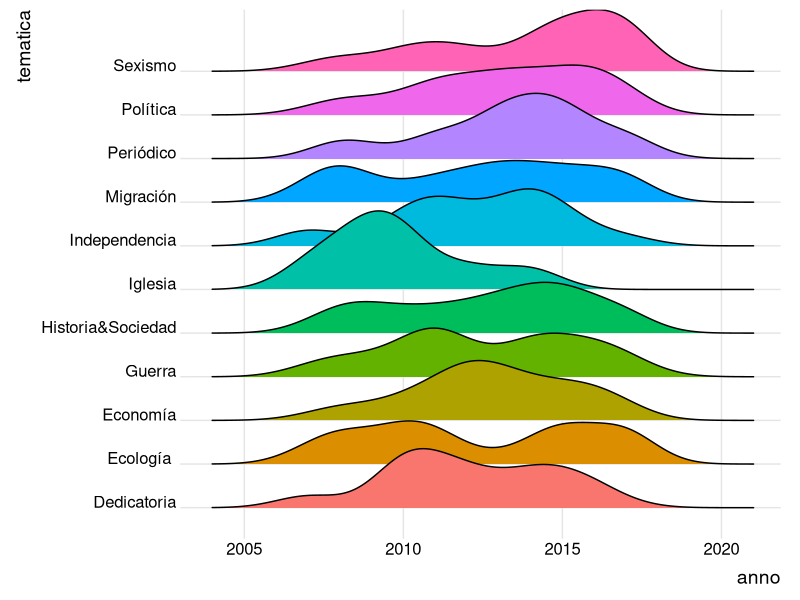

Generate this figure with R:
# install.packages("ggridges")
# install.packages("ggplot2")

# library
library(ggridges)
library(ggplot2)

cronologia <- read.csv("data/eneko.csv")

# basic example
ggplot(cronologia, aes(x = anno, y = tematica, fill = tematica)) +
  geom_density_ridges() +
  theme_ridges() + 
  theme(legend.position = "none")
